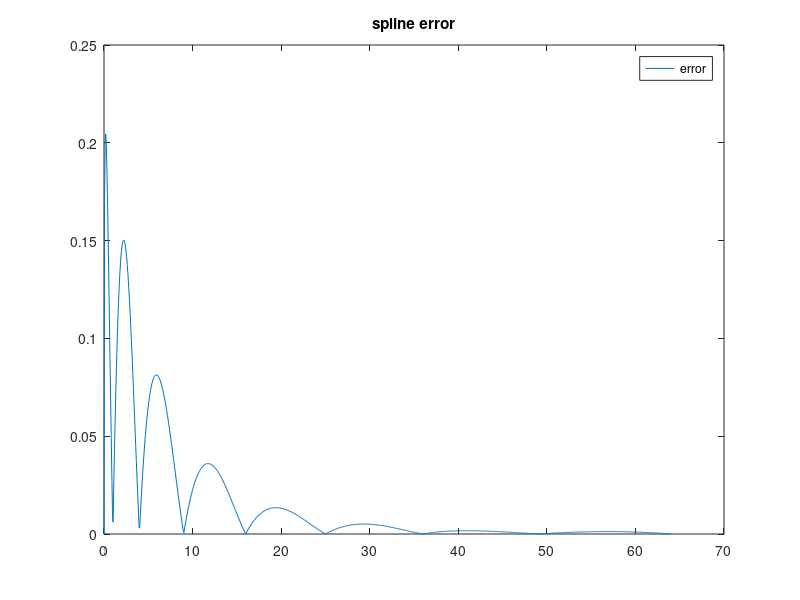

This figure's MATLAB source:
y = [0 1 2 3 4 5 6 7 8];
t = y.*y;

points = 0:64/1000:64;
y_sqrt = sqrt(points);
y_poly = spline(t, y, points);

plot(points, y_sqrt, 'r', points, y_poly, 'b');
title('spline interpolant');
legend('sqrt', 'spline interpolant');

error = abs(y_sqrt - y_poly);
plot(points, error);
title('spline error');
legend('error');